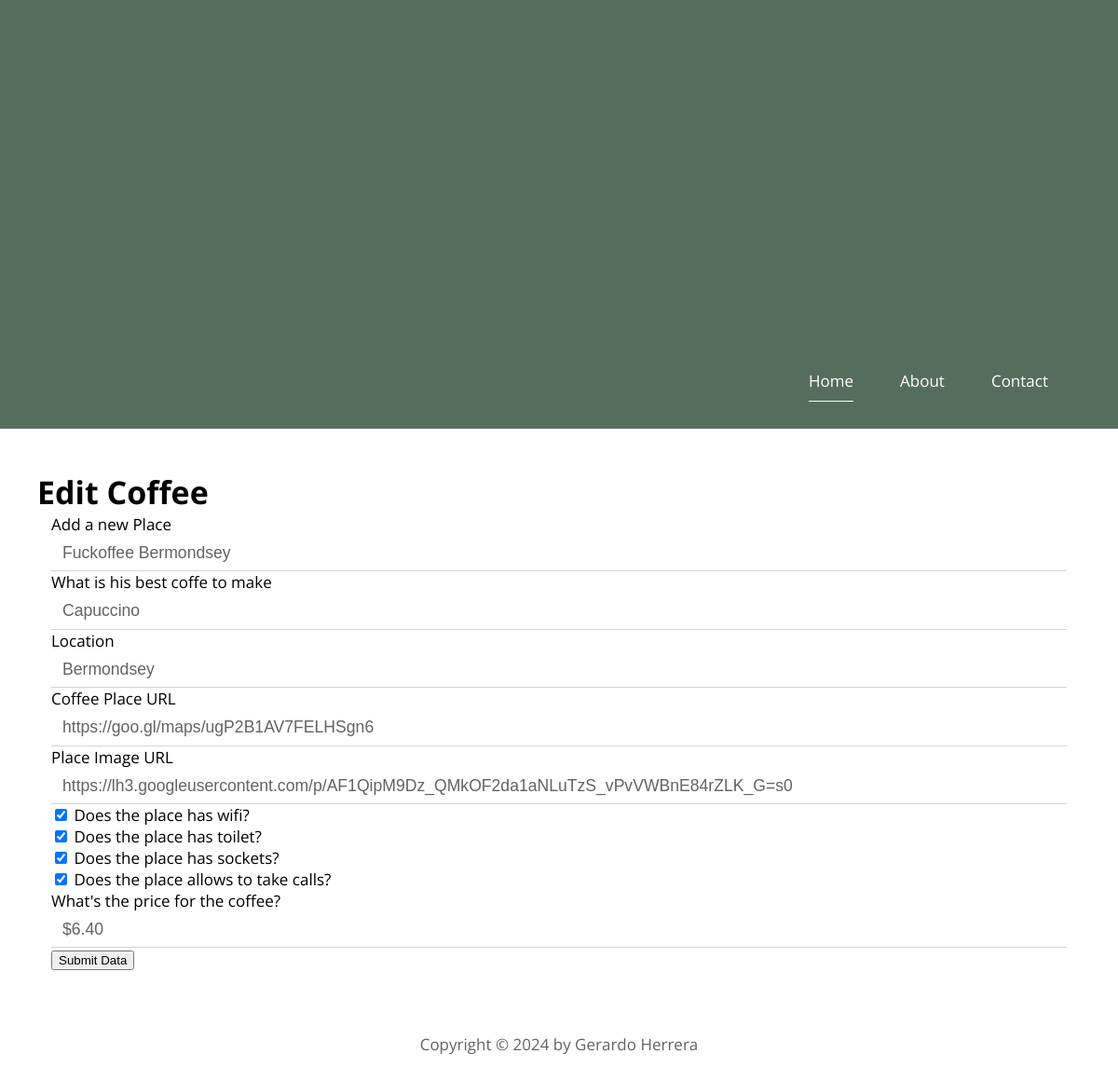
The app's page /edit-cafe/5 with its own data.
### main.py (models this page shows)
class CafePlace(db.Model):
    id: Mapped[int] = mapped_column(Integer,primary_key=True)
    name: Mapped[str] = mapped_column(String(250),unique=True,nullable=False)
    popular_coffee: Mapped[str] = mapped_column(String(250),nullable=False)
    map_url: Mapped[str] = mapped_column(String(250),nullable=False)
    img_url: Mapped[str] = mapped_column(String(250),nullable=False)
    location: Mapped[str] = mapped_column(String(250),nullable=False)
    has_wifi: Mapped[bool] = mapped_column(Boolean,nullable=False)
    has_toilet: Mapped[bool] = mapped_column(Boolean,nullable=False)
    has_sockets: Mapped[bool] = mapped_column(Boolean,nullable=False)
    can_take_calls: Mapped[bool] = mapped_column(Boolean,nullable=False)
    coffe_price: Mapped[str] = mapped_column(String(250),nullable=False)

### main.py (the view, shortened to what this page needs)
@app.route('/edit-cafe/<int:cafe_id>',methods=['GET','POST'])
def edit_coffe(cafe_id):
    coffe_to_update = db.get_or_404(CafePlace,cafe_id)
    edit_coffe_form = NewCoffeeForm(
        place= coffe_to_update.name,
        popular_coffee = coffe_to_update.popular_coffee,
        location = coffe_to_update.location,
        map_url = coffe_to_update.map_url,
        img_url = coffe_to_update.img_url,
        has_wifi = coffe_to_update.has_wifi,
        has_toilet = coffe_to_update.has_toilet,
        has_sockets =  coffe_to_update.has_sockets,
        can_take_calls = coffe_to_update.can_take_calls,
        coffe_price = coffe_to_update.coffe_price
        )
    return render_template('make-coffee.html',form=edit_coffe_form,to_edit=True)

### main.py
class NewCoffeeForm(FlaskForm):
    place = StringField(label='Add a new Place', validators=[DataRequired()])
    popular_coffee = StringField(label='What is his best coffe to make',validators=[DataRequired()])
    location = StringField(label='Location', validators=[DataRequired()])
    map_url = URLField(label='Coffee Place URL',validators=[DataRequired()])
    img_url = URLField(label='Place Image URL',validators=[DataRequired()])
    has_wifi = BooleanField(label='Does the place has wifi?')
    has_toilet = BooleanField(label='Does the place has toilet?')
    has_sockets = BooleanField(label='Does the place has sockets?')
    can_take_calls = BooleanField(label='Does the place allows to take calls?')
    coffe_price = StringField(label="What's the price for the coffee?")
    submit = SubmitField(label='Submit Data')

### templates/make-coffee.html
{% extends 'base.html' %}
{% from 'bootstrap5/form.html' import render_form %}
{% block content %}
			<div class="tm-container-inner tm-history">
				<div class="row">
					{% if to_edit %}
					<h1>Edit Coffee</h1>
					{% else %}
					<h1>Add a new Coffee</h1>
					{% endif %}
					<div class="col-12">
                        {{ render_form(form,novalidate=True) }}
					</div>
				</div>
			</div>
{% endblock %}

### static/css/templatemo-style.css (style rules this page uses)
ul, nav, body, h1, h2, h4, h6, p, figure { margin: 0; padding: 0; }
html { box-sizing: border-box; -ms-overflow-style: scrollbar; }
*, *::before, *::after { box-sizing: inherit; }
.tm-container-inner, .tm-container-inner-2 { padding-left: 15px; padding-right: 15px; }
.row { display: -ms-flexbox; display: flex; -ms-flex-wrap: wrap; flex-wrap: wrap; margin-left: -15px; margin-right: -15px; }
.col-lg-3, .col-lg-4, .col-lg-6, .col-md-4, .col-md-6, .col-sm-6, .col-12 { position: relative; width: 100%; padding-right: 15px; padding-left: 15px; }
.col-12 { -ms-flex: 0 0 100%; flex: 0 0 100%; max-width: 100%; }
body { font-family: 'Open Sans', Arial, sans-serif; font-size: 17px; background-color: #ccc; overflow-x: hidden; }
.tm-section, .tm-container-inner, .tm-container-inner-2 { margin-left: auto; margin-right: auto; }
@media (min-width: 768px) { .tm-gallery-page, .tm-section, .tm-container-inner, .tm-container-inner-2 { max-width: 840px; } }
@media (min-width: 992px) { .tm-container-inner { max-width: 1120px; } }
.tm-history { margin-top: 45px; }
.form-control { display: block; width: 100%; padding: 0.375rem 0.75rem; font-size: 1.1rem; font-weight: 400; line-height: 1.5; color: #626364; background-color: #fff; background-clip: padding-box; border: 1px solid #ced4da; border-right: 0; border-top: 0; border-left: 0; border-radius: 0; transition: border-color 0.15s ease-in-out, box-shadow 0.15s ease-in-out; }
.form-control::placeholder { color: #6c757d; opacity: 1; }

### records on screen
CafePlace: popular_coffee "Capuccino", location "Bermondsey", map_url "https://goo.gl/maps/ugP2B1AV7FELHSgn6", img_url "https://lh3.googleusercontent.com/p/AF1QipM9Dz_QMkOF2da1aNLuTzS_vPvVWBnE84rZLK_G=s0", has_wifi "☑", has_toilet "☑", has_sockets "☑", can_take_calls "☑", coffe_price "$6.40"
